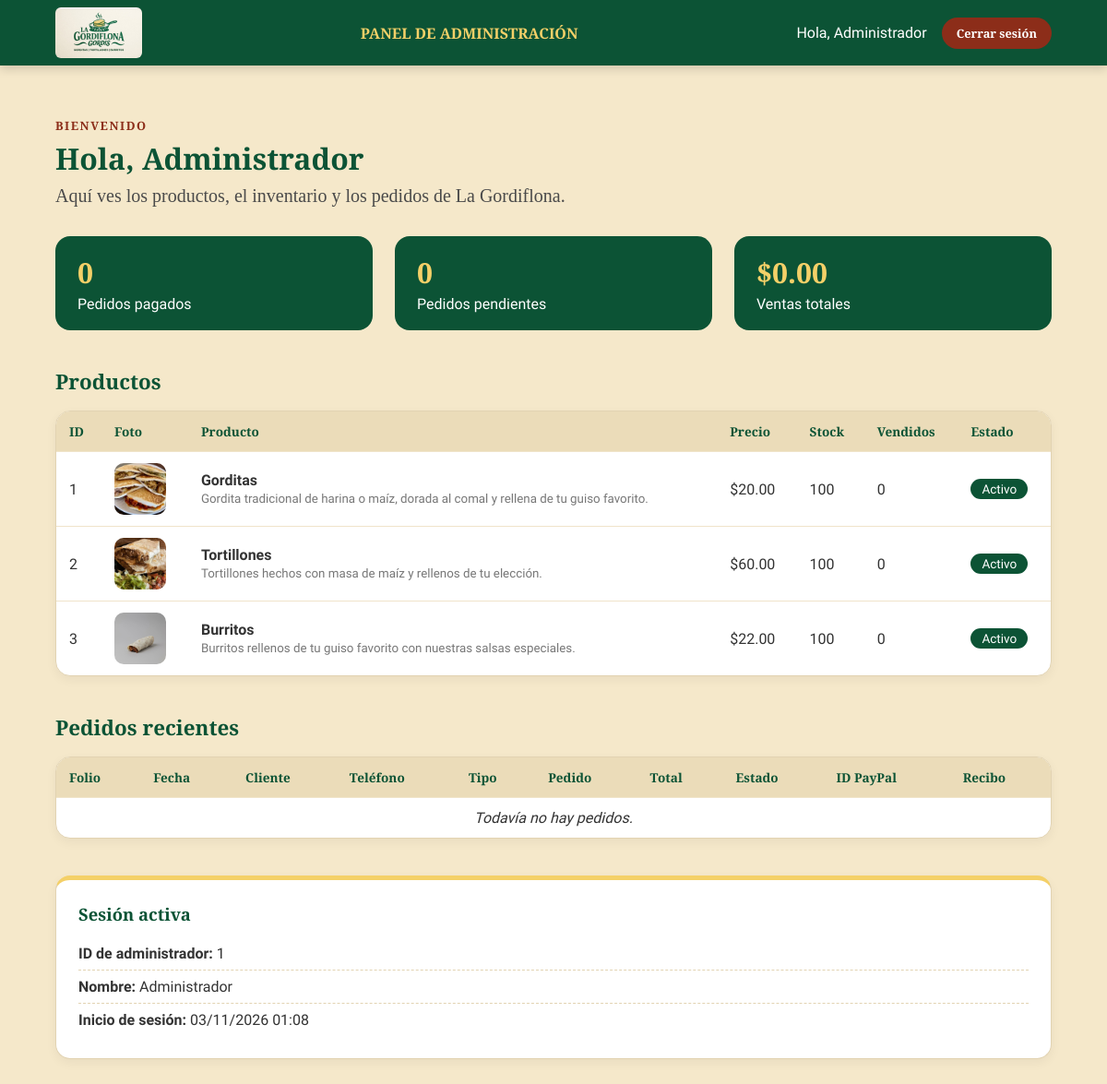
Screenshot of /php/admin/panel.php (signed in) with the database file from the repository.
### tables this page shows
CREATE TABLE IF NOT EXISTS productos (
  id          INT AUTO_INCREMENT PRIMARY KEY,
  clave       VARCHAR(30)  NOT NULL UNIQUE,
  nombre      VARCHAR(80)  NOT NULL,
  descripcion VARCHAR(255),
  precio      DECIMAL(8,2) NOT NULL,
  stock       INT NOT NULL DEFAULT 0,         
  vendidos    INT NOT NULL DEFAULT 0,        
  imagen      VARCHAR(150),
  activo      TINYINT(1) NOT NULL DEFAULT 1
);

### php/admin/panel.php (the view, shortened to what this page needs)
<?php
require_once '../conexion.php';
function e($texto) {
    return htmlspecialchars((string) $texto, ENT_QUOTES, 'UTF-8');
}
$resumen = $conexion->query(
    "SELECT COALESCE(SUM(estado = 'pagado'), 0)    AS pagados,
            COALESCE(SUM(estado = 'pendiente'), 0) AS pendientes,
            COALESCE(SUM(CASE WHEN estado = 'pagado' THEN total END), 0) AS ventas
     FROM pedidos"
)->fetch_assoc();
$productos = $conexion->query(
    "SELECT id, nombre, descripcion, precio, stock, vendidos, imagen, activo
     FROM productos
     ORDER BY id"
);
$pedidos = $conexion->query(
    "SELECT p.id, p.folio, p.cliente, p.telefono, p.tipo, p.total, p.estado, p.fecha, p.paypal_id,
            GROUP_CONCAT(CONCAT(d.cantidad, ' x ', d.producto, ' (', COALESCE(d.guiso, '-'), ')') SEPARATOR '||') AS detalle
     FROM pedidos p
     LEFT JOIN detalle_pedido d ON d.pedido_id = p.id
     GROUP BY p.id
     ORDER BY p.id DESC
     LIMIT 30"
);
?>
<!DOCTYPE html>
<html lang="es">
<head>
    <link rel="stylesheet" href="admin.css">
</head>
<body>
    <header class="panel-barra">
        <div class="panel-barra__contenido">
            <a href="../../proyecto.html" class="panel-logo">
                <img src="../../imagenes/Gordilonalogo.png" alt="La Gordiflona">
            </a>
            <span class="panel-titulo">PANEL DE ADMINISTRACIÓN</span>
            <div class="panel-usuario">
                <span>Hola, <?= e($_SESSION['admin_nombre']) ?></span>
                <a href="logout.php" class="btn-salir">Cerrar sesión</a>
            </div>
        </div>
    </header>
    <main class="panel-contenido">
        <section class="panel-bienvenida">
            <span class="login-etiqueta">BIENVENIDO</span>
            <h1>Hola, <?= e($_SESSION['admin_nombre']) ?></h1>
            <p>Aquí ves los productos, el inventario y los pedidos de La Gordiflona.</p>
        </section>
        <div class="stats">
            <article class="stat">
                <span class="stat-num"><?= (int) $resumen['pagados'] ?></span>
                <span class="stat-txt">Pedidos pagados</span>
            </article>
            <article class="stat">
                <span class="stat-num"><?= (int) $resumen['pendientes'] ?></span>
                <span class="stat-txt">Pedidos pendientes</span>
            </article>
            <article class="stat">
                <span class="stat-num">$<?= number_format((float) $resumen['ventas'], 2) ?></span>
                <span class="stat-txt">Ventas totales</span>
            </article>
        </div>
        <section class="panel-seccion">
            <h2>Productos</h2>
            <div class="tabla-contenedor">
                <table class="tabla">
                    <thead>
                        <tr>
                            <th>ID</th>
                            <th>Foto</th>
                            <th>Producto</th>
                            <th>Precio</th>
                            <th>Stock</th>
                            <th>Vendidos</th>
                            <th>Estado</th>
                        </tr>
                    </thead>
                    <tbody>
                    <?php while ($prod = $productos->fetch_assoc()): ?>
                        <tr>
                            <td><?= (int) $prod['id'] ?></td>
                            <td>
                                <?php if ($prod['imagen']): ?>
                                    <img class="miniatura" src="../../<?= e($prod['imagen']) ?>" alt="<?= e($prod['nombre']) ?>">
                                <?php endif; ?>
                            </td>
                            <td>
                                <strong><?= e($prod['nombre']) ?></strong><br>
                                <small><?= e($prod['descripcion']) ?></small>
                            </td>
                            <td>$<?= number_format((float) $prod['precio'], 2) ?></td>
                            <td class="<?= (int) $prod['stock'] <= 10 ? 'stock-bajo' : '' ?>"><?= (int) $prod['stock'] ?></td>
                            <td><?= (int) $prod['vendidos'] ?></td>
                            <td>
                                <span class="etiqueta-estado <?= $prod['activo'] ? 'ok' : 'off' ?>">
                                    <?= $prod['activo'] ? 'Activo' : 'Oculto' ?>
                                </span>
                            </td>
                        </tr>
                    <?php endwhile; ?>
                    </tbody>
                </table>
            </div>
        </section>
        <section class="panel-seccion">
            <h2>Pedidos recientes</h2>
            <div class="tabla-contenedor">
                <table class="tabla">
                    <thead>
                        <tr>
                            <th>Folio</th>
                            <th>Fecha</th>
                            <th>Cliente</th>
                            <th>Teléfono</th>
                            <th>Tipo</th>
                            <th>Pedido</th>
                            <th>Total</th>
                            <th>Estado</th>
                            <th>ID PayPal</th>
                            <th>Recibo</th>
                        </tr>
                    </thead>
                    <tbody>
                    <?php if ($pedidos->num_rows === 0): ?>
                        <tr><td colspan="10" class="tabla-vacia">Todavía no hay pedidos.</td></tr>
                    <?php endif; ?>
                    </tbody>
                </table>
            </div>
        </section>
        <section class="panel-seccion">
            <article class="panel-tarjeta">
                <h2>Sesión activa</h2>
                <ul class="datos-sesion">
                    <li><strong>ID de administrador:</strong> <?= (int) $_SESSION['admin_id'] ?></li>
                    <li><strong>Nombre:</strong> <?= e($_SESSION['admin_nombre']) ?></li>
                    <li><strong>Inicio de sesión:</strong> <?= e($_SESSION['admin_inicio']) ?></li>
                </ul>
            </article>
        </section>
    </main>
</body>
</html>

### php/admin/admin.css (style rules this page uses)
* { box-sizing: border-box; }
body { margin: 0; background-color: #f5e8ca; font-family: "Truculenta", sans-serif; color: #222222; }
.login-etiqueta { display: block; margin-top: 1rem; font-family: "Cinzel", serif; font-size: 0.8rem; font-weight: 700; letter-spacing: 1.5px; color: #8C2D19; }
.panel-barra { background-color: #0C5335; box-shadow: 0 4px 10px rgba(0, 0, 0, 0.15); }
.panel-barra__contenido { max-width: 1100px; width: 90%; margin: 0 auto; padding: 0.5rem 0; display: flex; align-items: center; justify-content: space-between; gap: 1rem; flex-wrap: wrap; }
.panel-logo img { display: block; height: 55px; max-width: 120px; object-fit: contain; border-radius: 6px; }
.panel-titulo { font-family: "Cinzel", serif; font-size: 1rem; font-weight: 700; color: #F4D068; }
.panel-usuario { display: flex; align-items: center; gap: 1rem; color: #ffffff; }
.btn-salir { padding: 8px 16px; background-color: #8C2D19; color: #ffffff; border-radius: 20px; font-family: "Cinzel", serif; font-size: 0.8rem; font-weight: bold; text-decoration: none; transition: background-color 0.3s ease; }
.panel-contenido { max-width: 1100px; width: 90%; margin: 0 auto; padding: 2.5rem 0 4rem; }
.panel-bienvenida h1 { margin: 0.3rem 0 0.5rem; font-family: "Cinzel", serif; font-size: 2rem; color: #0C5335; }
.panel-bienvenida p { margin: 0; font-family: "Cormorant Garamond", serif; font-size: 1.25rem; color: #4a4a4a; }
.panel-tarjeta { padding: 1.5rem; background-color: #ffffff; border: 1px solid #e2d3b2; border-top: 5px solid #F4D068; border-radius: 16px; box-shadow: 0 4px 12px rgba(0, 0, 0, 0.05); }
.panel-tarjeta h2 { margin: 0 0 0.8rem; font-family: "Cinzel", serif; font-size: 1.15rem; color: #0C5335; }
.datos-sesion { list-style: none; margin: 0; padding: 0; }
.datos-sesion li { padding: 8px 0; border-bottom: 1px dashed #e2d3b2; color: #333333; }
.datos-sesion li:last-child { border-bottom: none; }
.stats { display: grid; grid-template-columns: repeat(auto-fit, minmax(200px, 1fr)); gap: 1.5rem; margin-top: 2rem; }
.stat { padding: 1.2rem 1.5rem; background-color: #0C5335; border-radius: 16px; display: flex; flex-direction: column; gap: 4px; }
.stat-num { font-family: "Cinzel", serif; font-size: 1.9rem; font-weight: 700; color: #F4D068; }
.stat-txt { color: #ffffff; font-size: 1rem; }
.panel-seccion { margin-top: 2.5rem; }
.panel-seccion > h2 { margin: 0 0 1rem; font-family: "Cinzel", serif; font-size: 1.4rem; color: #0C5335; }
.tabla-contenedor { overflow-x: auto; background-color: #ffffff; border: 1px solid #e2d3b2; border-radius: 16px; box-shadow: 0 4px 12px rgba(0, 0, 0, 0.05); }
.tabla { width: 100%; border-collapse: collapse; font-size: 1rem; }
.tabla th { padding: 12px 14px; background-color: #ebdcb9; font-family: "Cinzel", serif; font-size: 0.85rem; text-align: left; color: #0C5335; white-space: nowrap; }
.tabla td { padding: 12px 14px; border-top: 1px solid #f0e4ca; vertical-align: middle; color: #333333; }
.tabla small { color: #777777; }
.tabla-vacia { text-align: center; font-style: italic; color: #777777; }
.miniatura { display: block; width: 56px; height: 56px; object-fit: cover; border-radius: 10px; }
.etiqueta-estado { display: inline-block; padding: 3px 12px; border-radius: 20px; font-size: 0.85rem; background-color: #ebdcb9; color: #333333; }
.etiqueta-estado.ok, .etiqueta-estado.pagado { background-color: #0C5335; color: #ffffff; }

### rows the page displays
productos: id "1", imagen (picture), nombre "Gorditas", descripcion "Gordita tradicional de harina o maíz, dorada al comal y rellena de tu guiso favorito.", precio "20.00", stock "100", vendidos "0", activo "Activo"
productos: id "2", imagen (picture), nombre "Tortillones", descripcion "Tortillones hechos con masa de maíz y rellenos de tu elección.", precio "60.00", stock "100", vendidos "0", activo "Activo"
productos: id "3", imagen (picture), nombre "Burritos", descripcion "Burritos rellenos de tu guiso favorito con nuestras salsas especiales.", precio "22.00", stock "100", vendidos "0", activo "Activo"

### other values shown
$_SESSION['admin_nombre'] "Administrador"
$resumen['pagados'] "0"
$resumen['pendientes'] "0"
$resumen['ventas'] "0.00"
$_SESSION['admin_id'] "1"
$_SESSION['admin_inicio'] "03/11/2026 01:08"
